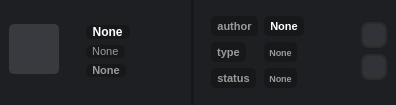
<?xml version="1.0" encoding="UTF-8"?>
<ui version="4.0">
 <class>Form</class>
 <widget class="QWidget" name="Form">
  <property name="geometry">
   <rect>
    <x>0</x>
    <y>0</y>
    <width>396</width>
    <height>105</height>
   </rect>
  </property>
  <property name="windowTitle">
   <string>Form</string>
  </property>
  <property name="styleSheet">
   <string notr="true">QWidget {
	background-color: rgb(30, 31, 34);
	color: rgb(255, 255, 255);
}</string>
  </property>
  <layout class="QGridLayout" name="gridLayout">
   <property name="leftMargin">
    <number>0</number>
   </property>
   <property name="topMargin">
    <number>0</number>
   </property>
   <property name="rightMargin">
    <number>0</number>
   </property>
   <property name="bottomMargin">
    <number>0</number>
   </property>
   <property name="spacing">
    <number>0</number>
   </property>
   <item row="0" column="0">
    <widget class="QFrame" name="frame">
     <property name="styleSheet">
      <string notr="true">QFrame {
	border-radius: 0px;
}
</string>
     </property>
     <property name="frameShape">
      <enum>QFrame::NoFrame</enum>
     </property>
     <property name="frameShadow">
      <enum>QFrame::Raised</enum>
     </property>
     <layout class="QGridLayout" name="gridLayout_2">
      <property name="topMargin">
       <number>0</number>
      </property>
      <property name="bottomMargin">
       <number>0</number>
      </property>
      <property name="horizontalSpacing">
       <number>17</number>
      </property>
      <item row="0" column="2">
       <spacer name="horizontalSpacer">
        <property name="orientation">
         <enum>Qt::Horizontal</enum>
        </property>
        <property name="sizeHint" stdset="0">
         <size>
          <width>40</width>
          <height>20</height>
         </size>
        </property>
       </spacer>
      </item>
      <item row="0" column="0" rowspan="2">
       <widget class="QPushButton" name="pushButton">
        <property name="sizePolicy">
         <sizepolicy hsizetype="Preferred" vsizetype="Preferred">
          <horstretch>0</horstretch>
          <verstretch>0</verstretch>
         </sizepolicy>
        </property>
        <property name="minimumSize">
         <size>
          <width>50</width>
          <height>50</height>
         </size>
        </property>
        <property name="maximumSize">
         <size>
          <width>50</width>
          <height>50</height>
         </size>
        </property>
        <property name="styleSheet">
         <string notr="true">QPushButton {
	border-radius: 5px;
	background-color: rgb(56, 58, 64);
	border: 2px solid rgb(56, 58, 64);
}

QPushButton:hover {
	background-color: rgb(76, 78, 84);
}

QPushButton:pressed {
	background-color: rgb(66, 68, 74);
	color: rgb(30, 31, 34);
}</string>
        </property>
        <property name="text">
         <string/>
        </property>
       </widget>
      </item>
      <item row="0" column="5" rowspan="2">
       <widget class="QFrame" name="frame_2">
        <property name="minimumSize">
         <size>
          <width>44</width>
          <height>0</height>
         </size>
        </property>
        <property name="frameShape">
         <enum>QFrame::NoFrame</enum>
        </property>
        <property name="frameShadow">
         <enum>QFrame::Raised</enum>
        </property>
        <layout class="QGridLayout" name="gridLayout_3">
         <property name="leftMargin">
          <number>0</number>
         </property>
         <property name="topMargin">
          <number>4</number>
         </property>
         <property name="rightMargin">
          <number>0</number>
         </property>
         <property name="bottomMargin">
          <number>0</number>
         </property>
         <property name="horizontalSpacing">
          <number>0</number>
         </property>
         <property name="verticalSpacing">
          <number>6</number>
         </property>
         <item row="3" column="2">
          <spacer name="verticalSpacer">
           <property name="orientation">
            <enum>Qt::Vertical</enum>
           </property>
           <property name="sizeHint" stdset="0">
            <size>
             <width>20</width>
             <height>40</height>
            </size>
           </property>
          </spacer>
         </item>
         <item row="2" column="2">
          <widget class="QPushButton" name="pushButton_3">
           <property name="sizePolicy">
            <sizepolicy hsizetype="Fixed" vsizetype="Fixed">
             <horstretch>0</horstretch>
             <verstretch>0</verstretch>
            </sizepolicy>
           </property>
           <property name="minimumSize">
            <size>
             <width>26</width>
             <height>26</height>
            </size>
           </property>
           <property name="maximumSize">
            <size>
             <width>26</width>
             <height>26</height>
            </size>
           </property>
           <property name="styleSheet">
            <string notr="true">QPushButton {
	color: rgb(255, 255, 255);
	background-color: rgb(49, 51, 56);
	border-radius: 8px;
    border: 2px solid #2d2a2a;
}

QPushButton:hover {
	background-color: rgb(59, 61, 66);
}

QPushButton:pressed {
	background-color: rgb(76, 78, 84);
}</string>
           </property>
           <property name="text">
            <string/>
           </property>
           <property name="icon">
            <iconset>
             <normaloff>res/SHARE.png</normaloff>res/SHARE.png</iconset>
           </property>
          </widget>
         </item>
         <item row="1" column="2">
          <widget class="QPushButton" name="pushButton_2">
           <property name="sizePolicy">
            <sizepolicy hsizetype="Fixed" vsizetype="Fixed">
             <horstretch>0</horstretch>
             <verstretch>0</verstretch>
            </sizepolicy>
           </property>
           <property name="minimumSize">
            <size>
             <width>26</width>
             <height>26</height>
            </size>
           </property>
           <property name="maximumSize">
            <size>
             <width>26</width>
             <height>26</height>
            </size>
           </property>
           <property name="styleSheet">
            <string notr="true">QPushButton {
	color: rgb(255, 255, 255);
	background-color: rgb(49, 51, 56);
	border-radius: 8px;
    border: 2px solid #2d2a2a;
}

QPushButton:hover {
	background-color: rgb(59, 61, 66);
}

QPushButton:pressed {
	background-color: rgb(76, 78, 84);
}</string>
           </property>
           <property name="text">
            <string/>
           </property>
           <property name="icon">
            <iconset>
             <normaloff>res/download.png</normaloff>res/download.png</iconset>
           </property>
          </widget>
         </item>
         <item row="1" column="0" rowspan="2">
          <spacer name="horizontalSpacer_4">
           <property name="orientation">
            <enum>Qt::Horizontal</enum>
           </property>
           <property name="sizeType">
            <enum>QSizePolicy::Preferred</enum>
           </property>
           <property name="sizeHint" stdset="0">
            <size>
             <width>40</width>
             <height>20</height>
            </size>
           </property>
          </spacer>
         </item>
         <item row="0" column="2">
          <spacer name="verticalSpacer_6">
           <property name="orientation">
            <enum>Qt::Vertical</enum>
           </property>
           <property name="sizeHint" stdset="0">
            <size>
             <width>20</width>
             <height>40</height>
            </size>
           </property>
          </spacer>
         </item>
        </layout>
       </widget>
      </item>
      <item row="0" column="4" rowspan="2">
       <widget class="QFrame" name="frame_4">
        <property name="minimumSize">
         <size>
          <width>21</width>
          <height>0</height>
         </size>
        </property>
        <property name="styleSheet">
         <string notr="true">QLabel {
	color: rgb(255, 255, 255);
	background-color: rgb(23, 24, 26);
	border-radius: 5px;
}</string>
        </property>
        <property name="frameShape">
         <enum>QFrame::NoFrame</enum>
        </property>
        <property name="frameShadow">
         <enum>QFrame::Raised</enum>
        </property>
        <layout class="QGridLayout" name="gridLayout_5">
         <property name="leftMargin">
          <number>0</number>
         </property>
         <property name="topMargin">
          <number>4</number>
         </property>
         <property name="rightMargin">
          <number>0</number>
         </property>
         <property name="bottomMargin">
          <number>0</number>
         </property>
         <property name="horizontalSpacing">
          <number>6</number>
         </property>
         <item row="1" column="1">
          <widget class="QLabel" name="label_4">
           <property name="sizePolicy">
            <sizepolicy hsizetype="Maximum" vsizetype="Preferred">
             <horstretch>0</horstretch>
             <verstretch>0</verstretch>
            </sizepolicy>
           </property>
           <property name="font">
            <font>
             <pointsize>8</pointsize>
             <weight>75</weight>
             <bold>true</bold>
            </font>
           </property>
           <property name="text">
            <string>  None  </string>
           </property>
           <property name="alignment">
            <set>Qt::AlignCenter</set>
           </property>
          </widget>
         </item>
         <item row="3" column="1">
          <widget class="QLabel" name="label_6">
           <property name="sizePolicy">
            <sizepolicy hsizetype="Maximum" vsizetype="Preferred">
             <horstretch>0</horstretch>
             <verstretch>0</verstretch>
            </sizepolicy>
           </property>
           <property name="font">
            <font>
             <pointsize>7</pointsize>
             <weight>75</weight>
             <bold>true</bold>
            </font>
           </property>
           <property name="styleSheet">
            <string notr="true">color: rgb(155, 155, 155);</string>
           </property>
           <property name="text">
            <string>  None  </string>
           </property>
           <property name="alignment">
            <set>Qt::AlignCenter</set>
           </property>
          </widget>
         </item>
         <item row="2" column="1">
          <widget class="QLabel" name="label_5">
           <property name="sizePolicy">
            <sizepolicy hsizetype="Maximum" vsizetype="Preferred">
             <horstretch>0</horstretch>
             <verstretch>0</verstretch>
            </sizepolicy>
           </property>
           <property name="font">
            <font>
             <pointsize>7</pointsize>
             <weight>75</weight>
             <bold>true</bold>
            </font>
           </property>
           <property name="styleSheet">
            <string notr="true">color: rgb(155, 155, 155);</string>
           </property>
           <property name="text">
            <string>  None  </string>
           </property>
           <property name="alignment">
            <set>Qt::AlignCenter</set>
           </property>
          </widget>
         </item>
         <item row="1" column="0">
          <widget class="QLabel" name="label_7">
           <property name="sizePolicy">
            <sizepolicy hsizetype="Maximum" vsizetype="Preferred">
             <horstretch>0</horstretch>
             <verstretch>0</verstretch>
            </sizepolicy>
           </property>
           <property name="font">
            <font>
             <pointsize>8</pointsize>
             <weight>75</weight>
             <bold>true</bold>
            </font>
           </property>
           <property name="styleSheet">
            <string notr="true">color: rgb(155, 155, 155);</string>
           </property>
           <property name="text">
            <string>  author  </string>
           </property>
           <property name="alignment">
            <set>Qt::AlignCenter</set>
           </property>
          </widget>
         </item>
         <item row="2" column="0">
          <widget class="QLabel" name="label_8">
           <property name="sizePolicy">
            <sizepolicy hsizetype="Maximum" vsizetype="Preferred">
             <horstretch>0</horstretch>
             <verstretch>0</verstretch>
            </sizepolicy>
           </property>
           <property name="font">
            <font>
             <pointsize>8</pointsize>
             <weight>75</weight>
             <bold>true</bold>
            </font>
           </property>
           <property name="styleSheet">
            <string notr="true">color: rgb(155, 155, 155);</string>
           </property>
           <property name="text">
            <string>  type  </string>
           </property>
           <property name="alignment">
            <set>Qt::AlignCenter</set>
           </property>
          </widget>
         </item>
         <item row="3" column="0">
          <widget class="QLabel" name="label_9">
           <property name="sizePolicy">
            <sizepolicy hsizetype="Maximum" vsizetype="Preferred">
             <horstretch>0</horstretch>
             <verstretch>0</verstretch>
            </sizepolicy>
           </property>
           <property name="font">
            <font>
             <pointsize>8</pointsize>
             <weight>75</weight>
             <bold>true</bold>
            </font>
           </property>
           <property name="styleSheet">
            <string notr="true">color: rgb(155, 155, 155);</string>
           </property>
           <property name="text">
            <string>  status  </string>
           </property>
           <property name="alignment">
            <set>Qt::AlignCenter</set>
           </property>
          </widget>
         </item>
         <item row="0" column="0" colspan="2">
          <spacer name="verticalSpacer_4">
           <property name="orientation">
            <enum>Qt::Vertical</enum>
           </property>
           <property name="sizeType">
            <enum>QSizePolicy::Preferred</enum>
           </property>
           <property name="sizeHint" stdset="0">
            <size>
             <width>86</width>
             <height>12</height>
            </size>
           </property>
          </spacer>
         </item>
         <item row="4" column="0" colspan="2">
          <spacer name="verticalSpacer_5">
           <property name="orientation">
            <enum>Qt::Vertical</enum>
           </property>
           <property name="sizeType">
            <enum>QSizePolicy::Preferred</enum>
           </property>
           <property name="sizeHint" stdset="0">
            <size>
             <width>86</width>
             <height>11</height>
            </size>
           </property>
          </spacer>
         </item>
        </layout>
       </widget>
      </item>
      <item row="0" column="1" rowspan="2">
       <widget class="QFrame" name="frame_3">
        <property name="styleSheet">
         <string notr="true">QLabel {
	color: rgb(255, 255, 255);
	background-color: rgb(23, 24, 26);
	border-radius: 5px;
}</string>
        </property>
        <property name="frameShape">
         <enum>QFrame::NoFrame</enum>
        </property>
        <property name="frameShadow">
         <enum>QFrame::Raised</enum>
        </property>
        <layout class="QGridLayout" name="gridLayout_4">
         <property name="leftMargin">
          <number>10</number>
         </property>
         <property name="topMargin">
          <number>4</number>
         </property>
         <property name="rightMargin">
          <number>0</number>
         </property>
         <property name="bottomMargin">
          <number>0</number>
         </property>
         <item row="1" column="0">
          <widget class="QLabel" name="label_2">
           <property name="sizePolicy">
            <sizepolicy hsizetype="Maximum" vsizetype="Preferred">
             <horstretch>0</horstretch>
             <verstretch>0</verstretch>
            </sizepolicy>
           </property>
           <property name="font">
            <font>
             <weight>75</weight>
             <bold>true</bold>
            </font>
           </property>
           <property name="styleSheet">
            <string notr="true"/>
           </property>
           <property name="text">
            <string>  None  </string>
           </property>
          </widget>
         </item>
         <item row="3" column="0">
          <widget class="QLabel" name="label">
           <property name="sizePolicy">
            <sizepolicy hsizetype="Maximum" vsizetype="Preferred">
             <horstretch>0</horstretch>
             <verstretch>0</verstretch>
            </sizepolicy>
           </property>
           <property name="font">
            <font>
             <pointsize>8</pointsize>
             <weight>75</weight>
             <bold>true</bold>
            </font>
           </property>
           <property name="styleSheet">
            <string notr="true">color: rgb(155, 155, 155);</string>
           </property>
           <property name="text">
            <string>  None  </string>
           </property>
           <property name="scaledContents">
            <bool>true</bool>
           </property>
           <property name="alignment">
            <set>Qt::AlignCenter</set>
           </property>
          </widget>
         </item>
         <item row="4" column="0">
          <spacer name="verticalSpacer_2">
           <property name="orientation">
            <enum>Qt::Vertical</enum>
           </property>
           <property name="sizeHint" stdset="0">
            <size>
             <width>20</width>
             <height>40</height>
            </size>
           </property>
          </spacer>
         </item>
         <item row="2" column="0">
          <widget class="QLabel" name="label_3">
           <property name="sizePolicy">
            <sizepolicy hsizetype="Maximum" vsizetype="Preferred">
             <horstretch>0</horstretch>
             <verstretch>0</verstretch>
            </sizepolicy>
           </property>
           <property name="font">
            <font>
             <pointsize>8</pointsize>
            </font>
           </property>
           <property name="styleSheet">
            <string notr="true">color: rgb(155, 155, 155);</string>
           </property>
           <property name="text">
            <string>  None  </string>
           </property>
          </widget>
         </item>
         <item row="0" column="0">
          <spacer name="verticalSpacer_3">
           <property name="orientation">
            <enum>Qt::Vertical</enum>
           </property>
           <property name="sizeHint" stdset="0">
            <size>
             <width>20</width>
             <height>40</height>
            </size>
           </property>
          </spacer>
         </item>
        </layout>
       </widget>
      </item>
      <item row="0" column="3" rowspan="3">
       <widget class="Line" name="line">
        <property name="styleSheet">
         <string notr="true">background-color: rgb(23, 24, 26);</string>
        </property>
        <property name="orientation">
         <enum>Qt::Vertical</enum>
        </property>
       </widget>
      </item>
     </layout>
    </widget>
   </item>
  </layout>
 </widget>
 <resources/>
 <connections/>
</ui>
